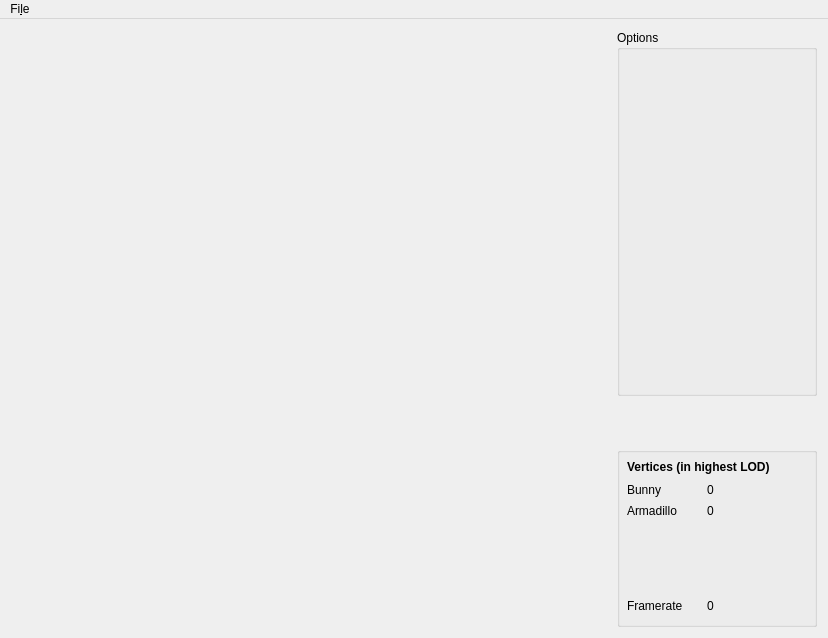
<?xml version="1.0" encoding="UTF-8"?>
<ui version="4.0">
 <class>MainWindow</class>
 <widget class="QMainWindow" name="MainWindow">
  <property name="geometry">
   <rect>
    <x>0</x>
    <y>0</y>
    <width>828</width>
    <height>638</height>
   </rect>
  </property>
  <property name="minimumSize">
   <size>
    <width>827</width>
    <height>618</height>
   </size>
  </property>
  <property name="baseSize">
   <size>
    <width>600</width>
    <height>600</height>
   </size>
  </property>
  <property name="windowTitle">
   <string>MainWindow</string>
  </property>
  <widget class="QWidget" name="Widget">
   <property name="minimumSize">
    <size>
     <width>827</width>
     <height>0</height>
    </size>
   </property>
   <property name="baseSize">
    <size>
     <width>600</width>
     <height>600</height>
    </size>
   </property>
   <layout class="QHBoxLayout" name="horizontalLayout">
    <item>
     <widget class="GLWidget" name="glwidget" native="true">
      <property name="minimumSize">
       <size>
        <width>600</width>
        <height>600</height>
       </size>
      </property>
      <property name="maximumSize">
       <size>
        <width>16777215</width>
        <height>16777215</height>
       </size>
      </property>
      <property name="baseSize">
       <size>
        <width>600</width>
        <height>600</height>
       </size>
      </property>
      <zorder></zorder>
     </widget>
    </item>
    <item>
     <layout class="QVBoxLayout" name="Configuration">
      <item>
       <widget class="QGroupBox" name="TreeOptions">
        <property name="minimumSize">
         <size>
          <width>200</width>
          <height>0</height>
         </size>
        </property>
        <property name="maximumSize">
         <size>
          <width>200</width>
          <height>16777215</height>
         </size>
        </property>
        <property name="title">
         <string>Options</string>
        </property>
        <zorder>Spacer</zorder>
       </widget>
      </item>
      <item>
       <spacer name="Spacer">
        <property name="orientation">
         <enum>Qt::Vertical</enum>
        </property>
        <property name="sizeType">
         <enum>QSizePolicy::Maximum</enum>
        </property>
        <property name="sizeHint" stdset="0">
         <size>
          <width>50</width>
          <height>45</height>
         </size>
        </property>
       </spacer>
      </item>
      <item>
       <widget class="QGroupBox" name="RenderOptions">
        <property name="sizePolicy">
         <sizepolicy hsizetype="Minimum" vsizetype="Minimum">
          <horstretch>0</horstretch>
          <verstretch>0</verstretch>
         </sizepolicy>
        </property>
        <property name="maximumSize">
         <size>
          <width>200</width>
          <height>180</height>
         </size>
        </property>
        <property name="baseSize">
         <size>
          <width>0</width>
          <height>100</height>
         </size>
        </property>
        <property name="title">
         <string/>
        </property>
        <widget class="QLabel" name="Label_NumFaces">
         <property name="geometry">
          <rect>
           <x>90</x>
           <y>34</y>
           <width>91</width>
           <height>17</height>
          </rect>
         </property>
         <property name="text">
          <string>0</string>
         </property>
        </widget>
        <widget class="QLabel" name="Label_Faces">
         <property name="geometry">
          <rect>
           <x>10</x>
           <y>34</y>
           <width>67</width>
           <height>17</height>
          </rect>
         </property>
         <property name="text">
          <string>Bunny</string>
         </property>
        </widget>
        <widget class="QLabel" name="Label_Vertices">
         <property name="geometry">
          <rect>
           <x>10</x>
           <y>55</y>
           <width>67</width>
           <height>17</height>
          </rect>
         </property>
         <property name="text">
          <string>Armadillo</string>
         </property>
        </widget>
        <widget class="QLabel" name="Label_NumVertices">
         <property name="geometry">
          <rect>
           <x>90</x>
           <y>55</y>
           <width>91</width>
           <height>17</height>
          </rect>
         </property>
         <property name="text">
          <string>0</string>
         </property>
        </widget>
        <widget class="QLabel" name="Label_Framerate">
         <property name="geometry">
          <rect>
           <x>10</x>
           <y>150</y>
           <width>71</width>
           <height>17</height>
          </rect>
         </property>
         <property name="text">
          <string>Framerate</string>
         </property>
        </widget>
        <widget class="QLabel" name="Label_NumFramerate">
         <property name="geometry">
          <rect>
           <x>90</x>
           <y>150</y>
           <width>91</width>
           <height>17</height>
          </rect>
         </property>
         <property name="text">
          <string>0</string>
         </property>
        </widget>
        <widget class="QLabel" name="Label_Faces_2">
         <property name="geometry">
          <rect>
           <x>10</x>
           <y>10</y>
           <width>171</width>
           <height>20</height>
          </rect>
         </property>
         <property name="font">
          <font>
           <weight>75</weight>
           <bold>true</bold>
          </font>
         </property>
         <property name="text">
          <string>Vertices (in highest LOD)</string>
         </property>
        </widget>
       </widget>
      </item>
     </layout>
    </item>
   </layout>
  </widget>
  <widget class="QMenuBar" name="menuBar">
   <property name="geometry">
    <rect>
     <x>0</x>
     <y>0</y>
     <width>828</width>
     <height>30</height>
    </rect>
   </property>
   <widget class="QMenu" name="menuFile">
    <property name="title">
     <string>Fi&amp;le</string>
    </property>
    <addaction name="actionQuit"/>
    <addaction name="actionLoad"/>
   </widget>
   <addaction name="menuFile"/>
  </widget>
  <action name="actionQuit">
   <property name="text">
    <string>&amp;Quit</string>
   </property>
  </action>
  <action name="actionLoad">
   <property name="text">
    <string>&amp;Load</string>
   </property>
  </action>
 </widget>
 <layoutdefault spacing="6" margin="11"/>
 <customwidgets>
  <customwidget>
   <class>GLWidget</class>
   <extends>QWidget</extends>
   <header>glwidget.h</header>
   <container>1</container>
   <slots>
    <signal>SetFaces(QString)</signal>
    <signal>SetVertices(QString)</signal>
    <signal>SetFramerate(QString)</signal>
   </slots>
  </customwidget>
 </customwidgets>
 <resources/>
 <connections>
  <connection>
   <sender>glwidget</sender>
   <signal>SetFaces(QString)</signal>
   <receiver>Label_NumFaces</receiver>
   <slot>setText(QString)</slot>
   <hints>
    <hint type="sourcelabel">
     <x>569</x>
     <y>566</y>
    </hint>
    <hint type="destinationlabel">
     <x>796</x>
     <y>566</y>
    </hint>
   </hints>
  </connection>
  <connection>
   <sender>glwidget</sender>
   <signal>SetVertices(QString)</signal>
   <receiver>Label_NumVertices</receiver>
   <slot>setText(QString)</slot>
   <hints>
    <hint type="sourcelabel">
     <x>593</x>
     <y>587</y>
    </hint>
    <hint type="destinationlabel">
     <x>796</x>
     <y>587</y>
    </hint>
   </hints>
  </connection>
  <connection>
   <sender>glwidget</sender>
   <signal>SetFramerate(QString)</signal>
   <receiver>Label_NumFramerate</receiver>
   <slot>setText(QString)</slot>
   <hints>
    <hint type="sourcelabel">
     <x>607</x>
     <y>623</y>
    </hint>
    <hint type="destinationlabel">
     <x>760</x>
     <y>617</y>
    </hint>
   </hints>
  </connection>
 </connections>
 <slots>
  <signal>updated_plane(double,double,double,double,bool)</signal>
  <slot>toggle_transfer_function_dialog()</slot>
 </slots>
</ui>
